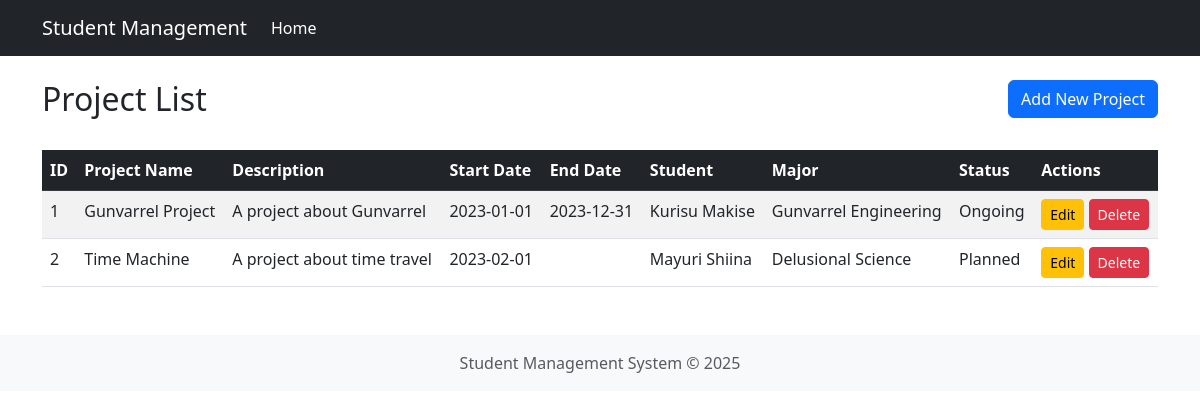
Page /views/projects/project.view.php on the committed database.
### tables this page shows
CREATE TABLE projects (
    project_id INT AUTO_INCREMENT PRIMARY KEY,
    project_name VARCHAR(255) NOT NULL,
    description TEXT,
    start_date DATE NOT NULL,
    end_date DATE,
    student_id INT,
    major_id INT,
    status ENUM('Planned', 'Ongoing', 'Completed') DEFAULT 'Planned',
    FOREIGN KEY (student_id) REFERENCES students(id) ON DELETE RESTRICT ON UPDATE CASCADE, 
    FOREIGN KEY (major_id) REFERENCES majors(major_id) ON DELETE RESTRICT ON UPDATE CASCADE 
);

CREATE TABLE students (
    id INT AUTO_INCREMENT PRIMARY KEY,
    name VARCHAR(255) NOT NULL,
    nim VARCHAR(50) NOT NULL UNIQUE, 
    phone VARCHAR(20) NOT NULL,
    join_date DATE NOT NULL,
    major_id INT,
    created_at TIMESTAMP DEFAULT CURRENT_TIMESTAMP,
    updated_at TIMESTAMP DEFAULT CURRENT_TIMESTAMP ON UPDATE CURRENT_TIMESTAMP,
    FOREIGN KEY (major_id) REFERENCES majors(major_id) ON DELETE RESTRICT ON UPDATE CASCADE
);

CREATE TABLE majors (
    major_id INT AUTO_INCREMENT PRIMARY KEY,
    major_code VARCHAR(10) NOT NULL UNIQUE,
    major_name VARCHAR(255) NOT NULL
);

### src/config/connection.php (called while the page is built, shortened)
<?php
class Database {
    private $host = "localhost";
    private $username = "root";
    private $password = "";
    private $dbname = "tp_mvc";
    public function __construct() {
        try{
            $this->conn = new PDO("mysql:host=$this->host;dbname=$this->dbname", $this->username, $this->password);
        }
        catch(PDOException $e){
            echo "Connection failed: " . $e->getMessage();
        }
    }
}
?>

### src/controllers/Project.controller.php (called while the page is built, shortened)
<?php
include_once(__DIR__ . "/../config/connection.php");
include_once(__DIR__ . "/../models/Project.class.php");
class ProjectController{
    private $db;
    public function __construct(){
        $this->db = new Database();
    }
    public function getAllProjects(){
        try{
            $query = "SELECT p.*, s.name as student_name, m.major_name
                      FROM projects p
                      LEFT JOIN students s ON p.student_id = s.id
                      LEFT JOIN majors m ON p.major_id = m.major_id";
            $stmt = $this->db->conn->prepare($query);
            $stmt->execute();
            $projects = array();
            while($row = $stmt->fetch(PDO::FETCH_ASSOC)){
                $project = new Project(
                    $row['project_id'],
                    $row['project_name'],
                    $row['description'],
                    $row['start_date'],
                    $row['end_date'],
                    $row['student_id'],
                    $row['major_id'],
                    $row['status']
                );
                $projects[] = [
                    'project' => $project,
                    'student_name' => $row['student_name'],
                    'major_name' => $row['major_name']
                ];
            }
            return $projects;
        }
        catch(PDOException $e){
            echo "Error: " . $e->getMessage();
            return [];
        }
    }
}
?>

### src/models/Project.class.php (called while the page is built, shortened)
<?php
class Project{
    private $project_id;
    private $project_name;
    private $description;
    private $start_date;
    private $end_date;
    private $status;
    public function __construct($project_id = "", $project_name = "", $description = "", $start_date = "", $end_date = "", $student_id = "", $major_id = "", $status = ""){
        $this->project_id = $project_id;
        $this->project_name = $project_name;
        $this->description = $description;
        $this->start_date = $start_date;
        $this->end_date = $end_date;
        $this->status = $status;
    }
    public function getProjectId(){
        return $this->project_id;
    }
    public function getProjectName(){
        return $this->project_name;
    }
    public function getDescription(){
        return $this->description;
    }
    public function getStartDate(){
        return $this->start_date;
    }
    public function getEndDate(){
        return $this->end_date;
    }
    public function getStatus(){
        return $this->status;
    }
}
?>

### src/views/projects/project.view.php (the view, shortened to what this page needs)
<?php
require_once(__DIR__ . "/../../config/connection.php");
require_once(__DIR__ . "/../../controllers/Project.controller.php");
$projectController = new ProjectController();
$projectData = $projectController->getAllProjects();
$baseUrl = "../../";
include(__DIR__."/../../views/templates/header.view.php");
?>
<div class="row mb-4">
    <div class="col-md-6">
        <h2>Project List</h2>
    </div>
    <div class="col-md-6 text-end">
        <a href="create.view.php" class="btn btn-primary">Add New Project</a>
    </div>
</div>
<table class="table table-striped table-hover">
    <thead class="table-dark">
        <tr>
            <th>ID</th>
            <th>Project Name</th>
            <th>Description</th>
            <th>Start Date</th>
            <th>End Date</th>
            <th>Student</th>
            <th>Major</th>
            <th>Status</th>
            <th>Actions</th>
        </tr>
    </thead>
    <tbody>
        <?php
        if(!empty($projectData)){
            foreach($projectData as $data){
                $project = $data['project'];
                echo "<tr>
                        <td>{$project->getProjectId()}</td>
                        <td>{$project->getProjectName()}</td>
                        <td>" . nl2br(htmlspecialchars($project->getDescription())) . "</td>
                        <td>{$project->getStartDate()}</td>
                        <td>{$project->getEndDate()}</td>
                        <td>{$data['student_name']}</td>
                        <td>{$data['major_name']}</td>
                        <td>{$project->getStatus()}</td>
                        <td>
                            <a href='edit.view.php?id={$project->getProjectId()}' class='btn btn-sm btn-warning'>Edit</a>
                            <a href='delete.view.php?id={$project->getProjectId()}' class='btn btn-sm btn-danger'
                               onclick='return confirm(\"Are you sure you want to delete this project?\");'>Delete</a>
                        </td>
                      </tr>";
            }
        }
        else{
            echo "<tr><td colspan='9' class='text-center'>No projects found</td></tr>";
        }
        ?>
    </tbody>
</table>
<?php
include(__DIR__."/../../views/templates/footer.view.php");
?>

### src/views/templates/header.view.php (shortened to what this page needs)
<!DOCTYPE html>
<html lang="en">
<head>
    <link href="https://cdn.jsdelivr.net/npm/bootstrap@5.3.0-alpha1/dist/css/bootstrap.min.css" rel="stylesheet">
</head>
<body>
    <nav class="navbar navbar-expand-lg navbar-dark bg-dark">
        <div class="container">
            <a class="navbar-brand" href="<?php echo isset($baseUrl) ? $baseUrl : '/'; ?>">Student Management</a>
            <div class="collapse navbar-collapse" id="navbarNav">
                <ul class="navbar-nav">
                    <li class="nav-item">
                        <a class="nav-link active" href="<?php echo isset($baseUrl) ? $baseUrl : '/'; ?>">Home</a>
                    </li>
                </ul>
            </div>
        </div>
    </nav>
    <div class="container mt-4">

### src/views/templates/footer.view.php (shortened to what this page needs)
</div>
    <footer class="footer mt-5 py-3 bg-light">
        <div class="container text-center">
            <span class="text-muted">Student Management System &copy; <?php echo date('Y'); ?></span>
        </div>
    </footer>
</body>
</html>

### rows in the picture
projects: project_id "1", project_name "Gunvarrel Project", description "A project about Gunvarrel", start_date "2023-01-01", end_date "2023-12-31", student.name "Kurisu Makise", major.major_name "Gunvarrel Engineering", status "Ongoing"
projects: project_id "2", project_name "Time Machine", description "A project about time travel", start_date "2023-02-01", student.name "Mayuri Shiina", major.major_name "Delusional Science", status "Planned"
